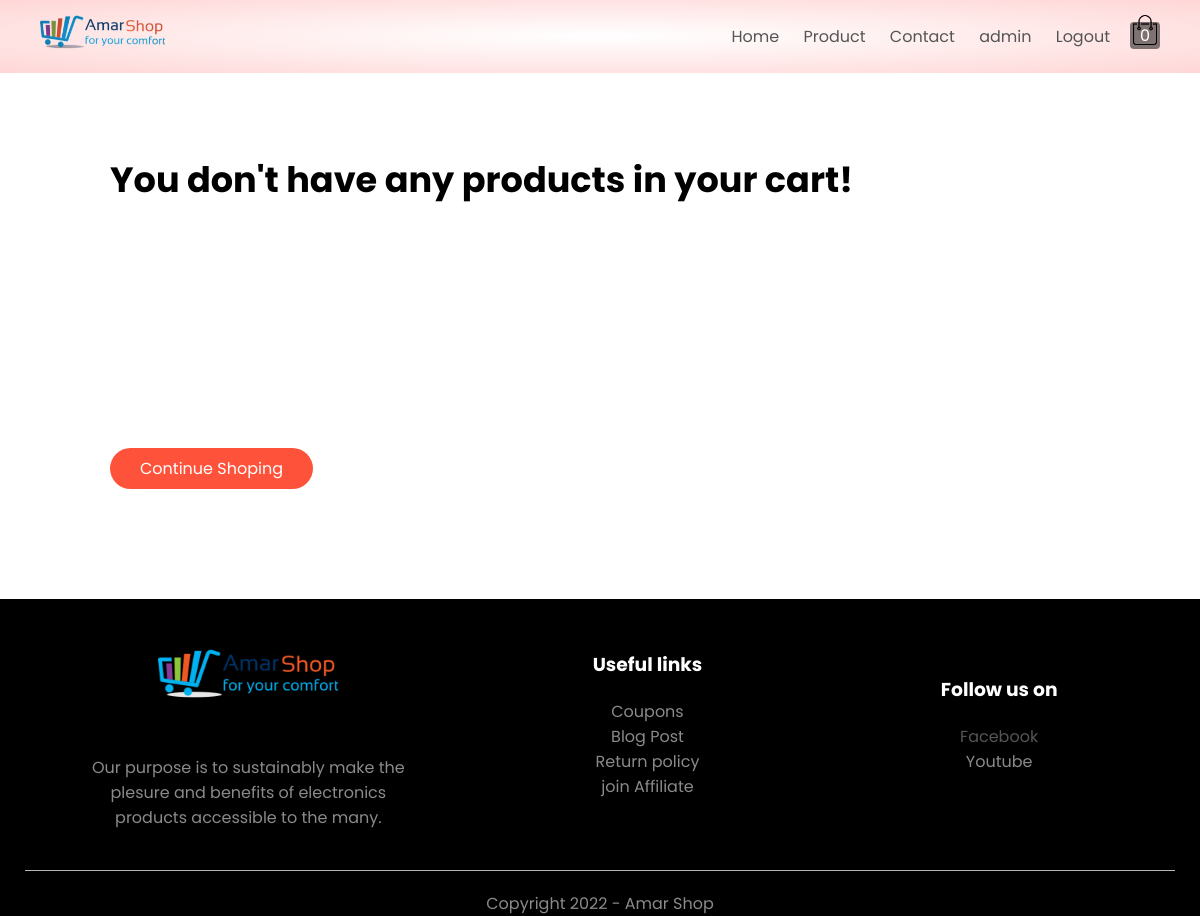
The app's page /cart/ (signed in), older data.
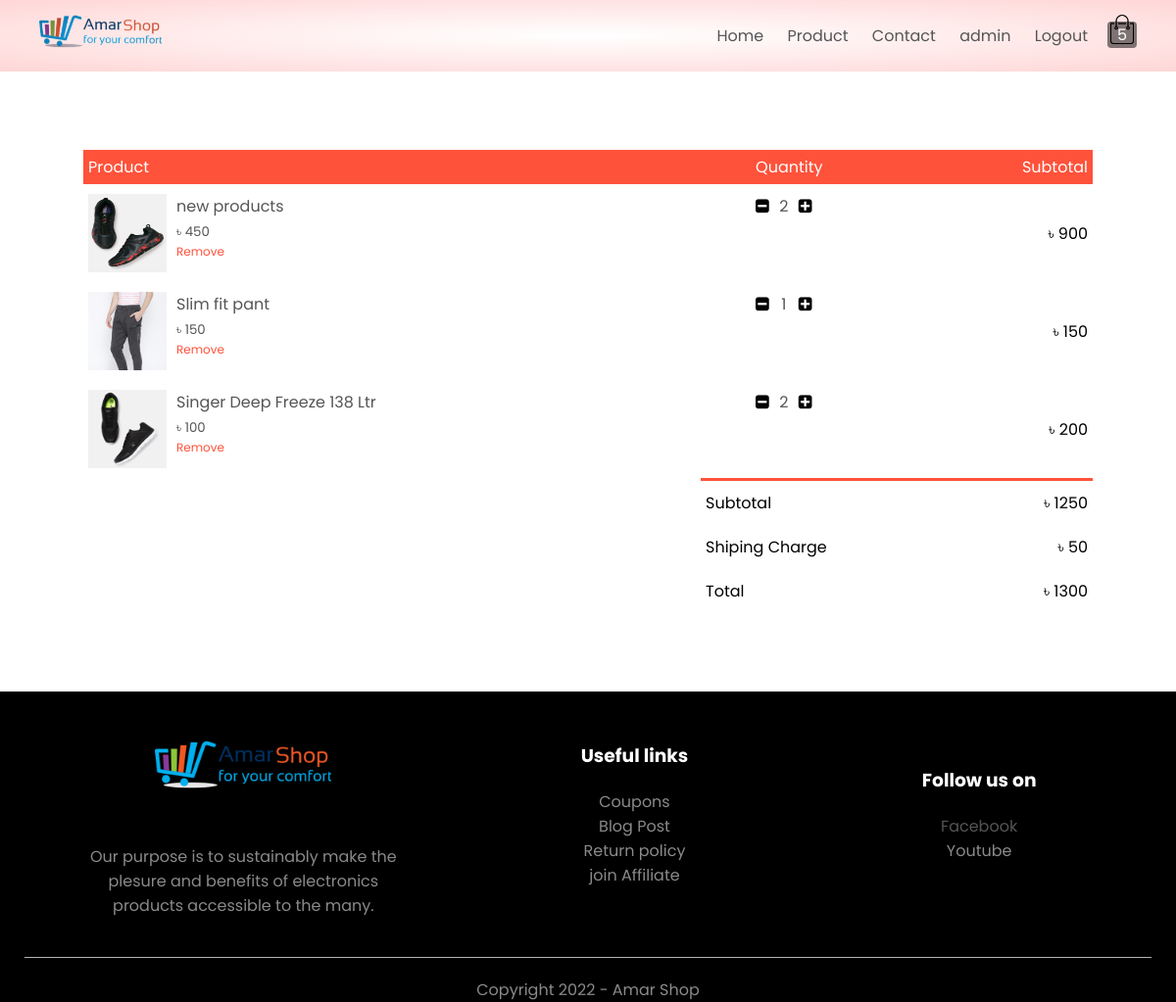
The same page, newer data.
### shop/models.py (models this page shows, shortened)
class Cart(models.Model):
    _user = models.ForeignKey(User, on_delete=models.CASCADE)
    product = models.ForeignKey(Product, on_delete=models.CASCADE)
    quantity = models.PositiveIntegerField(default=1)
    added_at = models.DateTimeField(auto_now_add=True)
    @property
    def get_sub_total(self):
        return self.quantity * self.product.discount_price

class ProductImage(models.Model):
    image = models.ImageField(upload_to=utails.get_upload_dir)
    @property
    def get_url(self):
        return f"/media/{self.image}"

class Product(models.Model):
    product_id = models.CharField(max_length=20, primary_key=True, unique=True, blank=True)
    category = models.CharField(max_length=50, choices=utails.PRODUCT_CATEGORY, null=True, blank=True)
    title = models.CharField(max_length=250)
    model = models.CharField(max_length=250, null=True, blank=True)
    image = models.ManyToManyField(ProductImage)
    description = models.TextField(null=True, blank=True)
    status = models.CharField(max_length=20, choices=utails.PRODUCT_STATUS, null=True, blank=True)
    quantity = models.PositiveIntegerField()
    regular_price = models.PositiveIntegerField()
    discount_price = models.PositiveIntegerField()
    rating = models.FloatField(default=5.0, null=True, blank=True)
    added_at = models.DateTimeField(auto_now_add=True)

### shop/views.py (the view)
# urls.py: path('cart/', views.cart, name='cart'),
@login_required
def cart(request):
    user = request.user
    cart_products = Cart.objects.filter(_user=user)
    sub_total_cost = 0
    for cart in cart_products:
        sub_total_cost += cart.get_sub_total
    context = {
        'carts': cart_products,
        'shiping': SHIPING_CHARGE,
        'sub_total': sub_total_cost,
        'total_cost': sub_total_cost+SHIPING_CHARGE
    }
    return render(request, 'shop/cart.html', context)

### shop/templatetags/cart_product.py (called while the page is built)
@register.filter
def count_cart_product(user):
    try:
        all_cart_product = Cart.objects.filter(_user=user)
        if all_cart_product:
            count = 0
            for cart in all_cart_product:
                count += cart.quantity
            return count
    except Exception as e:
        pass
    return 0

### templates/shop/cart.html
{% extends "base.html" %}
{% load static %}
{% block content %}
<div class="small-container cart-page" id="cart-main-container">
    {% if carts %}
    <table>
        <thead id="temp">
            <th>Product</th>
            <th>Quantity</th>
            <th>Subtotal</th>
        </thead>
        {% for cart in carts %}
        <tr>
            <td>
                <div class="cart-info">
                    {% with cart.product.image.all|first as image %}
                        <img src="{{image.get_url}}"/>
                    {% endwith %}
                    <div class="">
                        <p>{{cart.product.title}}</p>
                        <small>&#2547; {{cart.product.discount_price}}</small>
                        <br>
                        <p class="remove" product_id="{{cart.product.product_id}}">Remove</p>
                    </div>
                </div>
            </td>
            <td id="cart-quantity">
                <span><i class="fa fa-minus-square quantity-decrease" product_id="{{cart.product.product_id}}"></i></span>
                    <p class="quantity">{{cart.quantity}}</p>
                <span><i class="fa fa-plus-square quantity-increase" product_id="{{cart.product.product_id}}"></i></i></span>
            </td>
            <td>&#2547; {{cart.get_sub_total}}</td>
        </tr>
        {% endfor %}
    </table>
    <div class="total-price" id="total-price">
        <table>
            <tr>
                <td>Subtotal</td>
                <td id="sub-total">&#2547; {{sub_total}}</td>
            </tr>
            <tr>
                <td>Shiping Charge</td>
                <td>&#2547; {{shiping}}</td>
            </tr>
            <tr>
                <td>Total</td>
                <td id="total">&#2547; {{total_cost}}</td>
            </tr>
        </table>
    </div>
    {% else %}
    <div class="small-container">
        <div class="empty-cart">
            <h3>You don't have any products in your cart!</h3>
        </div>
        <br>
        <a href="{% url 'shop:products' %}" class="btn">Continue Shoping</a>
    </div>
    {% endif %}
</div>
{% endblock content %}

### templates/base.html (shortened to what this page needs)
{% load static %}
{% load cart_product %}
<!DOCTYPE html>
<html lang="en">
<head>
    <link rel="stylesheet" href="https://stackpath.bootstrapcdn.com/font-awesome/4.7.0/css/font-awesome.min.css">
    <link rel="stylesheet" href="{% static '/css/style.css' %}">
</head>
<body>
<div class="header" id="top">
    <div class="container">
        <div class="navbar">
            <div class="logo">
                <a href="{% url 'shop:home' %}"><img src="{% static '/images/icons/logo_main.png' %}" width="125px"></a>
            </div>
            <nav>
                <ul id="menu-items">
                    <li><a href="{% url 'shop:home' %}">Home</a></li>
                    <li><a href="{% url 'shop:products' %}">Product</a></li>
                    <li><a href="">Contact</a></li>
                    {% if request.user.is_authenticated %}
                        {% if request.user.username == 'admin' %}
                        <li><a href="/admin">{{request.user.username}}</a></li>
                        {% else %}
                        <li><a href="#">{{request.user}}</a></li>
                        {% endif %}
                        <li><a href="{% url 'account:logout' %}">Logout</a></li>
                    {% endif %}
                </ul>
            </nav>
            <a href="{% url 'shop:cart' %}"><p class="badge" id="quantity-badge">{{request.user|count_cart_product}}</p><img src="{% static '/images/icons/cart.png' %}" width="30px" height="30px"></a>
        </div>
    </div>
</div>
{% block content %} {% endblock content %}
<div class="footer">
    <div class="container">
        <div class="row">
            <div class="footer-col-2">
                <img src="{% static '/images/icons/logo_footer.png' %}" alt="">
                <p>Our purpose is to sustainably make the plesure and benefits of electronics products accessible to the many.</p>
            </div>
            <div class="footer-col-3">
                <h3>Useful links</h3>
                <ul>
                    <li>Coupons</li>
                    <li>Blog Post</li>
                    <li>Return policy</li>
                    <li>join Affiliate</li>
                </ul>
            </div>
            <div class="footer-col-4">
                <h3>Follow us on</h3>
                <ul>
                    <li><a href="https://www.facebook.com/profile.php?id=100013294023949" target="_blank">Facebook</a></li>
                    <li>Youtube</li>
                </ul>
            </div>
        </div>
        <hr>
        <p class="copyright">Copyright 2022 - Amar Shop</p>
    </div>
</div>
</body>
</html>

### static/css/style.css (style rules this page uses)
* { margin: 0; padding: 0; box-sizing: border-box; font-family: 'Poppins', sans-serif; }
.header { background: radial-gradient(#fff, #ffd6d6); }
.container { max-width: 1200px; margin: auto; padding-left: 25px; padding-right: 25px; }
.navbar { display: flex; align-items: center; padding: 15px; }
nav { flex: 1; text-align: right; }
nav ul { display: inline-block; list-style-type: none; }
nav ul li { display: inline-block; margin-right: 20px; }
a { text-decoration: none; color: #555; }
p { color: #555; }
.row { display: flex; align-items: center; flex-wrap: wrap; justify-content: space-around; }
.small-container { max-width: 1080px; margin: auto; padding-left: 25px; padding-right: 25px; }
small { color: #555; }
.footer { background: #000; color: #8a8a8a; }
.footer p { color: #8a8a8a; }
.footer h3 { color: #fff; margin-bottom: 20px; }
.footer-col-1, .footer-col-2, .footer-col-3, .footer-col-4 { min-width: 250px; max-width: 30%; margin: 20px 0; }
.footer-col-2 { flex: 1; text-align: center; }
.footer-col-2 img { width: 180px; margin-bottom: 20px; }
.footer-col-3, .footer-col-4 { flex-basis: 12%; text-align: center; }
ul li { list-style-type: none; }
.footer hr { border: none; background: #b5b5b5; height: 1px; margin: 20px 0; }
.copyright { text-align: center; }
.cart-page { margin: 80px auto; }
table { width: 100%; border-collapse: collapse; }
.cart-info { display: flex; flex-wrap: wrap; }
th { text-align: left; padding: 5px; color: #fff; background: #ff523b; font-weight: normal; }
td { padding: 10px 5px; }
td .quantity { width: 30px; height: 30px; padding: 3px; text-align: center; margin-top: -3px; }
#cart-quantity { display: flex; flex-direction: row; }
td .remove { color: #ff523b; font-size: 12px; }
td img { width: 80px; height: 80px; margin-right: 10px; }
.total-price { display: flex; justify-content: flex-end; }
.total-price table { border-top: 3px solid #ff523b; width: 100%; max-width: 400px; }
td:last-child { text-align: right; }
th:last-child { text-align: right; }
.badge { color: rgb(255, 255, 255); background-color: rgba(0, 0, 0, 0.5); padding: 1px; text-align: center; margin-bottom: -34px; font-weight: light; border-radius: 4px; }

Row changes from the older to the newer data that the page shows:
added Cart: get_url (picture), product "new products", product.discount_price "450", quantity "2", get_sub_total "900"
added Cart: get_url (picture), product "Slim fit pant", product.discount_price "150", quantity "1", get_sub_total "150"
added Cart: get_url (picture), product "Singer Deep Freeze 138 Ltr", product.discount_price "100", quantity "2", get_sub_total "200"
Text that changed along with them:
{{ sub_total }}: (not shown) → "1250"
{{ shiping }}: (not shown) → "50"
{{ total_cost }}: (not shown) → "1300"
text no longer shown: "You don't have any products in your cart! Continue Shoping"
text now shown: "Product Quantity Subtotal Subtotal ৳ Shiping Charge ৳ Total ৳"
